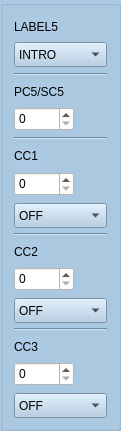
     <widget class="QGroupBox" name="columnbox5">
      <property name="geometry">
       <rect>
        <x>480</x>
        <y>50</y>
        <width>121</width>
        <height>431</height>
       </rect>
      </property>
      <property name="styleSheet">
       <string notr="true">background-color: rgb(172, 202, 227);</string>
      </property>
      <layout class="QVBoxLayout" name="verticalLayout_9">
       <item>
        <widget class="QLabel" name="label_BankPC1_5">
         <property name="sizePolicy">
          <sizepolicy hsizetype="Fixed" vsizetype="Preferred">
           <horstretch>0</horstretch>
           <verstretch>0</verstretch>
          </sizepolicy>
         </property>
         <property name="maximumSize">
          <size>
           <width>16777215</width>
           <height>30</height>
          </size>
         </property>
         <property name="text">
          <string>LABEL5</string>
         </property>
        </widget>
       </item>
       <item>
        <widget class="QComboBox" name="presetLabel1_5">
         <property name="minimumSize">
          <size>
           <width>0</width>
           <height>25</height>
          </size>
         </property>
         <property name="styleSheet">
          <string notr="true">background-color: rgb(172, 202, 227);</string>
         </property>
         <item>
          <property name="text">
           <string>INTRO</string>
          </property>
         </item>
         <item>
          <property name="text">
           <string>VERSE</string>
          </property>
         </item>
         <item>
          <property name="text">
           <string>CHORUS</string>
          </property>
         </item>
         <item>
          <property name="text">
           <string>SOLO</string>
          </property>
         </item>
         <item>
          <property name="text">
           <string>OUTRO</string>
          </property>
         </item>
         <item>
          <property name="text">
           <string>BRIDGE</string>
          </property>
         </item>
        </widget>
       </item>
       <item>
        <widget class="Line" name="line_6">
         <property name="orientation">
          <enum>Qt::Horizontal</enum>
         </property>
        </widget>
       </item>
       <item>
        <widget class="QLabel" name="label_PC1_5">
         <property name="sizePolicy">
          <sizepolicy hsizetype="Fixed" vsizetype="Preferred">
           <horstretch>0</horstretch>
           <verstretch>0</verstretch>
          </sizepolicy>
         </property>
         <property name="maximumSize">
          <size>
           <width>16777215</width>
           <height>30</height>
          </size>
         </property>
         <property name="text">
          <string>PC5/SC5</string>
         </property>
        </widget>
       </item>
       <item>
        <widget class="QSpinBox" name="spinBox_PC1_5">
         <property name="sizePolicy">
          <sizepolicy hsizetype="Fixed" vsizetype="Fixed">
           <horstretch>0</horstretch>
           <verstretch>0</verstretch>
          </sizepolicy>
         </property>
         <property name="minimumSize">
          <size>
           <width>60</width>
           <height>24</height>
          </size>
         </property>
         <property name="maximumSize">
          <size>
           <width>60</width>
           <height>16777215</height>
          </size>
         </property>
         <property name="styleSheet">
          <string notr="true">background-color: rgb(255, 255, 255);</string>
         </property>
         <property name="accelerated">
          <bool>true</bool>
         </property>
         <property name="maximum">
          <number>127</number>
         </property>
        </widget>
       </item>
       <item>
        <widget class="Line" name="line_16">
         <property name="orientation">
          <enum>Qt::Horizontal</enum>
         </property>
        </widget>
       </item>
       <item>
        <widget class="QLabel" name="label_CC1_5">
         <property name="sizePolicy">
          <sizepolicy hsizetype="Fixed" vsizetype="Preferred">
           <horstretch>0</horstretch>
           <verstretch>0</verstretch>
          </sizepolicy>
         </property>
         <property name="maximumSize">
          <size>
           <width>16777215</width>
           <height>30</height>
          </size>
         </property>
         <property name="text">
          <string>CC1 </string>
         </property>
        </widget>
       </item>
       <item>
        <widget class="QSpinBox" name="spinBox_CC1_5">
         <property name="sizePolicy">
          <sizepolicy hsizetype="Fixed" vsizetype="Fixed">
           <horstretch>0</horstretch>
           <verstretch>0</verstretch>
          </sizepolicy>
         </property>
         <property name="minimumSize">
          <size>
           <width>60</width>
           <height>24</height>
          </size>
         </property>
         <property name="maximumSize">
          <size>
           <width>60</width>
           <height>16777215</height>
          </size>
         </property>
         <property name="styleSheet">
          <string notr="true">background-color: rgb(255, 255, 255);</string>
         </property>
         <property name="accelerated">
          <bool>true</bool>
         </property>
         <property name="maximum">
          <number>127</number>
         </property>
        </widget>
       </item>
       <item>
        <widget class="QComboBox" name="onoff1_5">
         <property name="minimumSize">
          <size>
           <width>0</width>
           <height>25</height>
          </size>
         </property>
         <property name="maximumSize">
          <size>
           <width>16777215</width>
           <height>22</height>
          </size>
         </property>
         <property name="styleSheet">
          <string notr="true">background-color: rgb(172, 202, 227);</string>
         </property>
         <item>
          <property name="text">
           <string>OFF</string>
          </property>
         </item>
         <item>
          <property name="text">
           <string>ON</string>
          </property>
         </item>
        </widget>
       </item>
       <item>
        <widget class="Line" name="line_45">
         <property name="orientation">
          <enum>Qt::Horizontal</enum>
         </property>
        </widget>
       </item>
       <item>
        <widget class="QLabel" name="label_CC2_5">
         <property name="sizePolicy">
          <sizepolicy hsizetype="Fixed" vsizetype="Preferred">
           <horstretch>0</horstretch>
           <verstretch>0</verstretch>
          </sizepolicy>
         </property>
         <property name="maximumSize">
          <size>
           <width>16777215</width>
           <height>30</height>
          </size>
         </property>
         <property name="text">
          <string>CC2 </string>
         </property>
        </widget>
       </item>
       <item>
        <widget class="QSpinBox" name="spinBox_CC2_5">
         <property name="sizePolicy">
          <sizepolicy hsizetype="Fixed" vsizetype="Fixed">
           <horstretch>0</horstretch>
           <verstretch>0</verstretch>
          </sizepolicy>
         </property>
         <property name="minimumSize">
          <size>
           <width>60</width>
           <height>24</height>
          </size>
         </property>
         <property name="maximumSize">
          <size>
           <width>60</width>
           <height>16777215</height>
          </size>
         </property>
         <property name="styleSheet">
          <string notr="true">background-color: rgb(255, 255, 255);</string>
         </property>
         <property name="accelerated">
          <bool>true</bool>
         </property>
         <property name="maximum">
          <number>127</number>
         </property>
        </widget>
       </item>
       <item>
        <widget class="QComboBox" name="onoff2_5">
         <property name="minimumSize">
          <size>
           <width>0</width>
           <height>25</height>
          </size>
         </property>
         <property name="maximumSize">
          <size>
           <width>16777215</width>
           <height>22</height>
          </size>
         </property>
         <property name="styleSheet">
          <string notr="true">background-color: rgb(172, 202, 227);</string>
         </property>
         <item>
          <property name="text">
           <string>OFF</string>
          </property>
         </item>
         <item>
          <property name="text">
           <string>ON</string>
          </property>
         </item>
        </widget>
       </item>
       <item>
        <widget class="Line" name="line_34">
         <property name="orientation">
          <enum>Qt::Horizontal</enum>
         </property>
        </widget>
       </item>
       <item>
        <widget class="QLabel" name="label_CC3_5">
         <property name="sizePolicy">
          <sizepolicy hsizetype="Fixed" vsizetype="Preferred">
           <horstretch>0</horstretch>
           <verstretch>0</verstretch>
          </sizepolicy>
         </property>
         <property name="maximumSize">
          <size>
           <width>16777215</width>
           <height>30</height>
          </size>
         </property>
         <property name="text">
          <string>CC3 </string>
         </property>
        </widget>
       </item>
       <item>
        <widget class="QSpinBox" name="spinBox_CC3_5">
         <property name="sizePolicy">
          <sizepolicy hsizetype="Fixed" vsizetype="Fixed">
           <horstretch>0</horstretch>
           <verstretch>0</verstretch>
          </sizepolicy>
         </property>
         <property name="minimumSize">
          <size>
           <width>60</width>
           <height>24</height>
          </size>
         </property>
         <property name="maximumSize">
          <size>
           <width>60</width>
           <height>16777215</height>
          </size>
         </property>
         <property name="styleSheet">
          <string notr="true">background-color: rgb(255, 255, 255);</string>
         </property>
         <property name="accelerated">
          <bool>true</bool>
         </property>
         <property name="maximum">
          <number>127</number>
         </property>
        </widget>
       </item>
       <item>
        <widget class="QComboBox" name="onoff3_5">
         <property name="minimumSize">
          <size>
           <width>0</width>
           <height>25</height>
          </size>
         </property>
         <property name="maximumSize">
          <size>
           <width>16777215</width>
           <height>22</height>
          </size>
         </property>
         <property name="styleSheet">
          <string notr="true">background-color: rgb(172, 202, 227);</string>
         </property>
         <item>
          <property name="text">
           <string>OFF</string>
          </property>
         </item>
         <item>
          <property name="text">
           <string>ON</string>
          </property>
         </item>
        </widget>
       </item>
      </layout>
     </widget>
